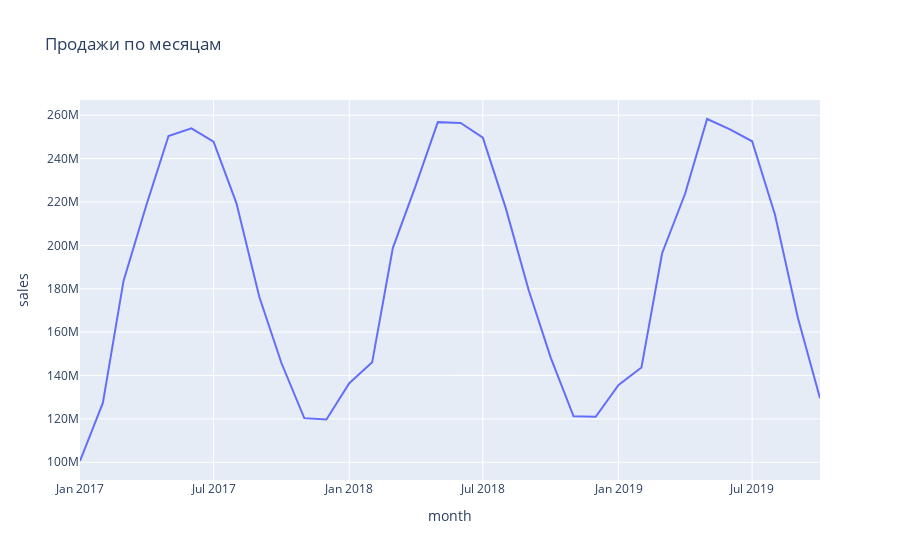

The notebook cell saved with this chart:
### Code cell
fig = px.line(sales_graph, x='month', y='sales', title='Продажи по месяцам')
fig.show()

### Figure 1 — Plotly figure (JSON) as saved in the notebook; plotly's stock layout.template omitted (floating-point values rounded to 4 significant figures)
{"data": [{"hovertemplate": "month=%{x}<br>sales=%{y}<extra></extra>", "legendgroup": "", "line": {"color": "#636efa", "dash": "solid"}, "marker": {"symbol": "circle"}, "mode": "lines", "name": "", "orientation": "v", "showlegend": false, "type": "scatter", "x": ["2017-01", "2017-02", "2017-03", "2017-04", "2017-05", "2017-06", "2017-07", "2017-08", "2017-09", "2017-10", "2017-11", "2017-12", "2018-01", "2018-02", "2018-03", "2018-04", "2018-05", "2018-06", "2018-07", "2018-08", "2018-09", "2018-10", "2018-11", "2018-12", "2019-01", "2019-02", "2019-03", "2019-04", "2019-05", "2019-06", "2019-07", "2019-08", "2019-09", "2019-10"], "xaxis": "x", "y": [100584502, 127351202, 183609747, 218601894, 250450533, 253960232, 247865266, 219494168, 176336823, 145767793, 120348725, 119720835, 136429443, 146080057, 198775363, 227563556, 256821986, 256411912, 249626075, 217295233, 179538556, 148251188, 121193566, 120969874, 135681929, 143706456, 196387722, 223684625, 258275253, 253520654, 247993490, 214150200, 166658818, 129487369], "yaxis": "y"}], "layout": {"legend": {"tracegroupgap": 0}, "title": {"text": "Продажи по месяцам"}, "xaxis": {"anchor": "y", "domain": [0, 1], "title": {"text": "month"}}, "yaxis": {"anchor": "x", "domain": [0, 1], "title": {"text": "sales"}}}}
